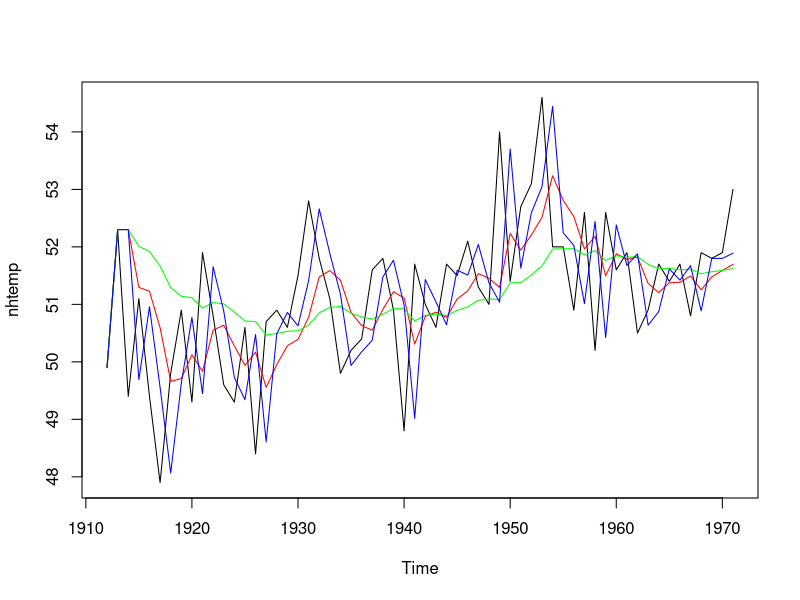

The R script that drew this image:
require(datasets)
data(nhtemp)
str(nhtemp)

y.hat<-function(beta,y=nhtemp){
  y.hat=numeric(length(y))
  y.hat[1]=y[1]
  y.hat[2]=y[2]
  for (i in 3:length(y))
  {
    y.hat[i]=beta*y[i-1]+(1-beta)*y.hat[i-1]
  }
  return(y.hat)
  
}
mona.function <- function(beta, y=nhtemp){
  n<-length(y)
  y.hat.value<-y.hat(beta,nhtemp)
  sq.sum=0
  for (i in 2:n)
  {
    sq.sum = sq.sum + (y[i]-y.hat.value[i])^2
    
  }
  return(sq.sum/n)
}

opt.result=optimize(mona.function, c(0,1), maximum=FALSE)
(y.hat.value=y.hat(opt.result$minimum,nhtemp))
plot(nhtemp)
lines(ts(y.hat.value, start = start(nhtemp)[1], end = end(nhtemp)[1]), col = "red")

beta=0.1
y.hat.value<-y.hat(beta,nhtemp)
lines(ts(y.hat.value, start = start(nhtemp)[1], end = end(nhtemp)[1]), col = "green")

beta=0.9
y.hat.value<-y.hat(beta,nhtemp)
lines(ts(y.hat.value, start = start(nhtemp)[1], end = end(nhtemp)[1]), col = "blue")
